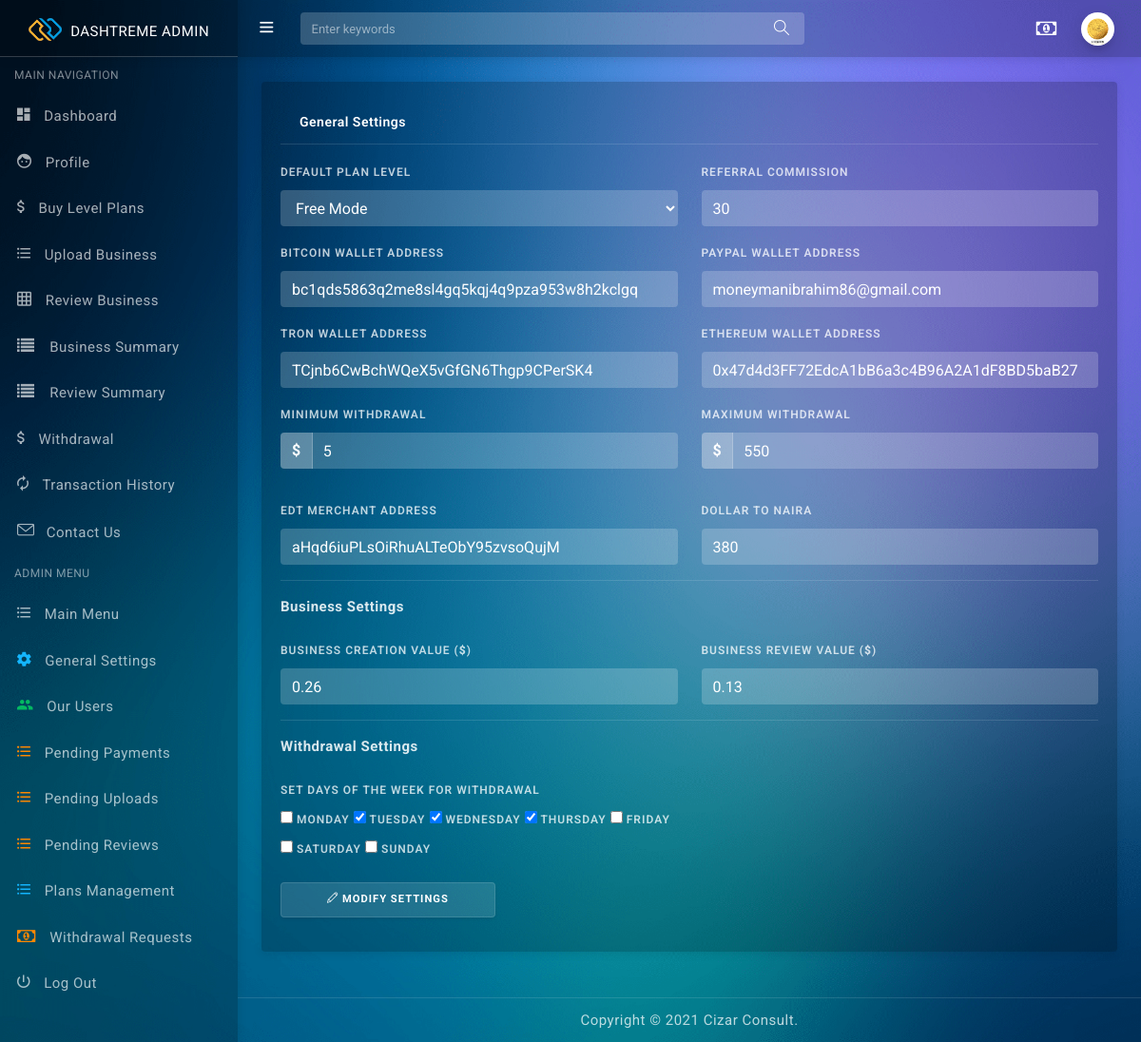
Page /dashboard/general_settings.php (signed in) on the committed database.
### tables this page shows
CREATE TABLE `users` (
  `id` int(255) NOT NULL,
  `usertype` varchar(255) NOT NULL DEFAULT '0' COMMENT 'user, moderator or admin',
  `usercode` varchar(255) NOT NULL,
  `fullname` varchar(255) NOT NULL,
  `username` varchar(255) NOT NULL,
  `email` varchar(255) NOT NULL,
  `password` varchar(255) NOT NULL,
  `avatar` varchar(255) NOT NULL,
  `phone` varchar(255) DEFAULT NULL,
  `edt_address` varchar(255) DEFAULT NULL,
  `btc_address` varchar(255) DEFAULT NULL,
  `eth_address` varchar(255) DEFAULT NULL,
  `trx_address` varchar(255) DEFAULT NULL,
  `paypal_address` varchar(255) DEFAULT NULL,
  `account_name` varchar(255) DEFAULT NULL,
  `account_no` varchar(255) DEFAULT NULL,
  `bank_name` varchar(255) DEFAULT NULL,
  `address` varchar(255) DEFAULT NULL,
  `city` varchar(255) DEFAULT NULL,
  `state` varchar(255) DEFAULT NULL,
  `country` varchar(255) DEFAULT NULL,
  `activation` varchar(255) DEFAULT NULL,
  `planID` varchar(255) NOT NULL DEFAULT '0',
  `status` varchar(255) NOT NULL DEFAULT '1' COMMENT '0 - banned or suspended\r\n1 - Active'
);

CREATE TABLE `settings` (
  `id` int(255) NOT NULL,
  `name` varchar(255) NOT NULL,
  `value` varchar(255) NOT NULL
);

CREATE TABLE `plans` (
  `id` int(255) NOT NULL,
  `name` varchar(255) NOT NULL,
  `price` varchar(255) NOT NULL COMMENT 'Price of Level',
  `bus_no` int(255) NOT NULL DEFAULT 0 COMMENT 'questionnaire per day',
  `bus_review` int(255) NOT NULL DEFAULT 0 COMMENT 'Payment per questionnaire',
  `refComm` decimal(20,2) NOT NULL DEFAULT 0.00
);

### config.php (called while the page is built, shortened)
<?php
class Config
{
	public $host = "localhost";
    public $db_name = "naijabusiness";
    public $username = "root";
    public $password = "";
	public function __construct()
    {
        try
        {
            $this->con = new PDO("mysql:host=" . $this->host . ";dbname=" . $this->db_name, $this->username, $this->password);
        }
        catch(PDOException $exception)
        {
            $this->con = null;
            echo "Connection error: " . $exception->getMessage();
			die();
        }
    }
}
?>

### dashboard/general_settings.php (the view, shortened to what this page needs)
<?php
require "../action.php";
$action = new Action();
$userid = $_SESSION["username"];
if(empty($action->clientID($userid)) || !isset($userid)) {
    session_destroy();
    $action->redirect_to("../login");
} else if ($action->userLevel($userid) == 0) {
    $action->redirect_to("index");
}
?>
<!DOCTYPE html>
<html lang="en">
<head>
  <link href="assets/plugins/simplebar/css/simplebar.css" rel="stylesheet"/>
  <link href="assets/css/bootstrap.min.css" rel="stylesheet"/>
  <link href="assets/css/animate.css" rel="stylesheet" type="text/css"/>
  <link href="assets/css/icons.css" rel="stylesheet" type="text/css"/>
  <link href="assets/css/sidebar-menu.css" rel="stylesheet"/>
  <link href="assets/css/app-style.css" rel="stylesheet"/>
</head>
<body class="bg-theme bg-theme1">
 <div id="wrapper">
<?php echo $action->sideMenu($userid); ?>
<header class="topbar-nav">
 <nav class="navbar navbar-expand fixed-top">
  <ul class="navbar-nav mr-auto align-items-center">
    <li class="nav-item">
      <a class="nav-link toggle-menu" href="javascript:void();">
       <i class="icon-menu menu-icon"></i>
     </a>
    </li>
    <li class="nav-item">
      <form class="search-bar">
        <input type="text" class="form-control" placeholder="Enter keywords">
         <a href="javascript:void();"><i class="icon-magnifier"></i></a>
      </form>
    </li>
  </ul>
  <ul class="navbar-nav align-items-center right-nav-link">
    <li class="nav-item language">
      <a class="nav-link dropdown-toggle dropdown-toggle-nocaret waves-effect" data-toggle="dropdown" href="javascript:void();"><i class="fa fa-money"></i></a>
    </li>
    <li class="nav-item">
      <a class="nav-link dropdown-toggle dropdown-toggle-nocaret" data-toggle="dropdown" href="#">
        <span class="user-profile"><img src="../img/avatar/<?php echo $action->clientInfo($userid)['avatar'];?>" class="img-circle" alt="user avatar"></span>
      </a>
    </li>
  </ul>
</nav>
</header>
	<div class="content-wrapper">
    <div class="container-fluid">
    <div class="row mt-3">
      <div class="col-lg-12">
         <div class="card">
           <div class="card-body">
				<div class="card-header">General Settings</div>
				<form method="post" style="margin-top: 2%" id="adminSettingsInfo">
					<div class="form-group row">
						<div class="col-lg-6">
							<label for="refComm">Default Plan Level</label>
							<select class="form-control" id="defPlan" name="defPlan">
								<?php
								$srchPlan = $action->query("select * from plans where price=0"); $srchPlan->execute();
								while($srchPlans = $srchPlan->fetch(PDO::FETCH_ASSOC)) { ?>
									<option value="<?php echo $srchPlans["id"];?>"<?php echo ($action->search_setting("defPlan")==$srchPlans["id"])?"selected='selected'":"";?>>
										<?php echo $srchPlans["name"];?></option>
								<?php } ?>
							</select>
						</div>
						<div class="col-lg-6">
							<label for="refComm">Referral Commission</label>
							<input type="text" class="form-control" id="refComm" name="refComm" value="<?php echo $action->search_setting("refComm");?>" placeholder="Enter Referral commission" required>
						</div>
					</div>
					<div class="form-group row">
						<div class="col-lg-6">
							<label for="btcWallet">Bitcoin Wallet Address</label>
							<input type="text" class="form-control" id="btcWallet" name="btcWallet" value="<?php echo $action->search_setting("btcWallet");?>" placeholder="Provide Bitcoin address" required>
						</div>
						<div class="col-lg-6">
							<label for="paypalAddr">Paypal Wallet Address</label>
							<input type="text" class="form-control" id="paypalAddr" name="paypalAddr" value="<?php echo $action->search_setting("paypalAddr");?>" placeholder="Provide paypal address" required>
						</div>
					</div>
					<div class="form-group row">
						<div class="col-lg-6">
							<label for="tronWallet">Tron Wallet Address</label>
							<input type="text" class="form-control" id="tronWallet" name="tronWallet" value="<?php echo $action->search_setting("tronWallet");?>" placeholder="Provide tron address" required>
						</div>
						<div class="col-lg-6">
							<label for="ethAddr">Ethereum Wallet Address</label>
							<input type="text" class="form-control" id="ethAddr" name="ethAddr" value="<?php echo $action->search_setting("ethAddr");?>" placeholder="Provide Ethereum address" required>
						</div>
					</div>
					<div class="form-group row">
						<div class="col-lg-6">
							<label for="tronWallet">Minimum Withdrawal </label>
							<div class="input-group mb-3">
								<div class="input-group-prepend">
									<span class="input-group-text" id="basic-addon1"><b>&dollar;</b></span>
								</div>
								<input type="text" class="form-control" id="min_withdraw" name="min_withdraw" value="<?php echo $action->withdrawSettings()->min_withdrawal;?>" placeholder="Enter minimum withdrawal" required>
							</div>
						</div>
						<div class="col-lg-6">
							<label for="tronWallet">Maximum Withdrawal </label>
							<div class="input-group mb-3">
								<div class="input-group-prepend">
									<span class="input-group-text" id="basic-addon1"><b>&dollar;</b></span>
								</div>
								<input type="text" class="form-control" id="max_withdraw" name="max_withdraw" value="<?php echo $action->withdrawSettings()->max_withdrawal;?>" placeholder="Enter maximum withdrawal" required>
							</div>
						</div>
					</div>
					<div class="form-group row">
						<div class="col-lg-6">
							<label for="ethAddr">EDT Merchant Address</label>
							<input type="text" class="form-control" id="edtMerchant" name="edtMerchant" value="<?php echo $action->search_setting("edtMerchant");?>" placeholder="Provide EDT Merchant address" required>
						</div>
						<div class="col-lg-6">
							<label for="ethAddr">Dollar to Naira</label>
							<input type="text" class="form-control" id="dollarNaira" name="dollarNaira" value="<?php echo $action->search_setting("dollarNaira");?>" placeholder="Provide dollar equivalent to Naira" required>
						</div>
					</div>
					<hr> <b>Business Settings</b><br/><br/>
					<div class="form-group row">
						<div class="col-lg-6">
							<label for="input-1">Business creation value (<b>&dollar;</b>)</label>
							<input type="text" class="form-control" id="creation_point" name="creation_point" value="<?php echo $action->businesspoint()->creation;?>" placeholder="Amount to credit user for business creation" required>
						</div>
						<div class="col-lg-6">
							<label for="business_no">Business review value (<b>&dollar;</b>)</label>
							<input type="text"class="form-control" id="review_point" name="review_point" value="<?php echo $action->businesspoint()->review;?>" placeholder="Amount to credit user for business review" required>
						</div>
					</div>
					<hr> <b>Withdrawal Settings</b><br/><br/>
					<div class="form-group row">
						<div class="col-lg-6">
							<label for="ltcWallet">Set Days of the week for Withdrawal</label><br/>
							<label><input type="checkbox" name="wdrDays[]" id="wdrDays" value="Mon" <?php if(in_array("Mon" , explode(",", $action->withdrawSettings()->wdrDay))) { echo 'checked'; } ?> /> Monday</label>
							<label><input type="checkbox" name="wdrDays[]" id="wdrDays" value="Tue" <?php if(in_array("Tue" , explode(",", $action->withdrawSettings()->wdrDay))) { echo 'checked'; } ?> /> Tuesday</label>
							<label><input type="checkbox" name="wdrDays[]" id="wdrDays" value="Wed" <?php if(in_array("Wed" , explode(",", $action->withdrawSettings()->wdrDay))) { echo 'checked'; } ?> /> Wednesday</label>
							<label><input type="checkbox" name="wdrDays[]" id="wdrDays" value="Thur" <?php if(in_array("Thur" , explode(",", $action->withdrawSettings()->wdrDay))) { echo 'checked'; } ?> /> Thursday</label>
							<label><input type="checkbox" name="wdrDays[]" id="wdrDays" value="Fri" <?php if(in_array("Fri" , explode(",", $action->withdrawSettings()->wdrDay))) { echo 'checked'; } ?> /> Friday</label>
							<label><input type="checkbox" name="wdrDays[]" id="wdrDays" value="Sat" <?php if(in_array("Sat" , explode(",", $action->withdrawSettings()->wdrDay))) { echo 'checked'; } ?> /> Saturday</label>
							<label><input type="checkbox" name="wdrDays[]" id="wdrDays" value="Sun" <?php if(in_array("Sun" , explode(",", $action->withdrawSettings()->wdrDay))) { echo 'checked'; } ?> /> Sunday</label>
						</div>
					</div>
					<div class="form-group">
						<button type="submit" class="btn btn-light px-5" name="updtSettings" id="updtSettings"><b><i class="icon-pencil"></i> Modify Settings</b></button>
					</div>
				</form>
			</div>
         </div>
         </div>
      </div>
    </div>
    </div>
   </div>
		<footer class="footer">
      <div class="container">
        <div class="text-center">
          Copyright © 2021 Cizar Consult.
        </div>
      </div>
    </footer>
</body>
</html>

### rows in the picture
users: id+avatar (picture)
settings: defPlan "Free Mode"
settings: refComm "30"
settings: btcWallet "bc1qds5863q2me8sl4gq5kqj4q9pza953w8h2kclgq"
settings: paypalAddr "moneymanibrahim86@gmail.com"
settings: tronWallet "TCjnb6CwBchWQeX5vGfGN6Thgp9CPerSK4"
settings: ethAddr "0x47d4d3FF72EdcA1bB6a3c4B96A2A1dF8BD5baB27"
settings: min_withdraw "5", max_withdraw "550", value "☑"
settings: edtMerchant "aHqd6iuPLsOiRhuALTeObY95zvsoQujM"
settings: dollarNaira "380"
settings: creation_point "0.26", review_point "0.13"
